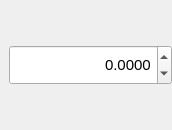
<?xml version="1.0" encoding="UTF-8"?>
<ui version="4.0">
 <class>tlinsWDecimalValue</class>
 <widget class="QWidget" name="tlinsWDecimalValue">
  <property name="geometry">
   <rect>
    <x>0</x>
    <y>0</y>
    <width>172</width>
    <height>130</height>
   </rect>
  </property>
  <property name="sizePolicy">
   <sizepolicy hsizetype="Preferred" vsizetype="Minimum">
    <horstretch>0</horstretch>
    <verstretch>0</verstretch>
   </sizepolicy>
  </property>
  <property name="minimumSize">
   <size>
    <width>165</width>
    <height>48</height>
   </size>
  </property>
  <property name="maximumSize">
   <size>
    <width>16777215</width>
    <height>16777215</height>
   </size>
  </property>
  <property name="font">
   <font>
    <pointsize>11</pointsize>
   </font>
  </property>
  <property name="windowTitle">
   <string>Form</string>
  </property>
  <layout class="QHBoxLayout" name="horizontalLayout">
   <property name="spacing">
    <number>0</number>
   </property>
   <property name="leftMargin">
    <number>0</number>
   </property>
   <property name="topMargin">
    <number>0</number>
   </property>
   <property name="rightMargin">
    <number>0</number>
   </property>
   <property name="bottomMargin">
    <number>0</number>
   </property>
   <item>
    <widget class="QLabel" name="valueName">
     <property name="minimumSize">
      <size>
       <width>0</width>
       <height>25</height>
      </size>
     </property>
     <property name="maximumSize">
      <size>
       <width>16777215</width>
       <height>25</height>
      </size>
     </property>
     <property name="text">
      <string/>
     </property>
    </widget>
   </item>
   <item>
    <widget class="QDoubleSpinBox" name="value">
     <property name="sizePolicy">
      <sizepolicy hsizetype="Expanding" vsizetype="Preferred">
       <horstretch>0</horstretch>
       <verstretch>0</verstretch>
      </sizepolicy>
     </property>
     <property name="minimumSize">
      <size>
       <width>0</width>
       <height>40</height>
      </size>
     </property>
     <property name="maximumSize">
      <size>
       <width>16777215</width>
       <height>40</height>
      </size>
     </property>
     <property name="font">
      <font>
       <pointsize>11</pointsize>
       <weight>50</weight>
       <bold>false</bold>
      </font>
     </property>
     <property name="alignment">
      <set>Qt::AlignRight|Qt::AlignTrailing|Qt::AlignVCenter</set>
     </property>
     <property name="decimals">
      <number>4</number>
     </property>
     <property name="minimum">
      <double>-1000000000.000000000000000</double>
     </property>
     <property name="maximum">
      <double>1000000000.000000000000000</double>
     </property>
    </widget>
   </item>
  </layout>
 </widget>
 <resources/>
 <connections>
  <connection>
   <sender>value</sender>
   <signal>valueChanged(double)</signal>
   <receiver>tlinsWDecimalValue</receiver>
   <slot>valueChanged(double)</slot>
   <hints>
    <hint type="sourcelabel">
     <x>121</x>
     <y>62</y>
    </hint>
    <hint type="destinationlabel">
     <x>210</x>
     <y>123</y>
    </hint>
   </hints>
  </connection>
 </connections>
 <slots>
  <slot>valueChanged(double)</slot>
 </slots>
</ui>
